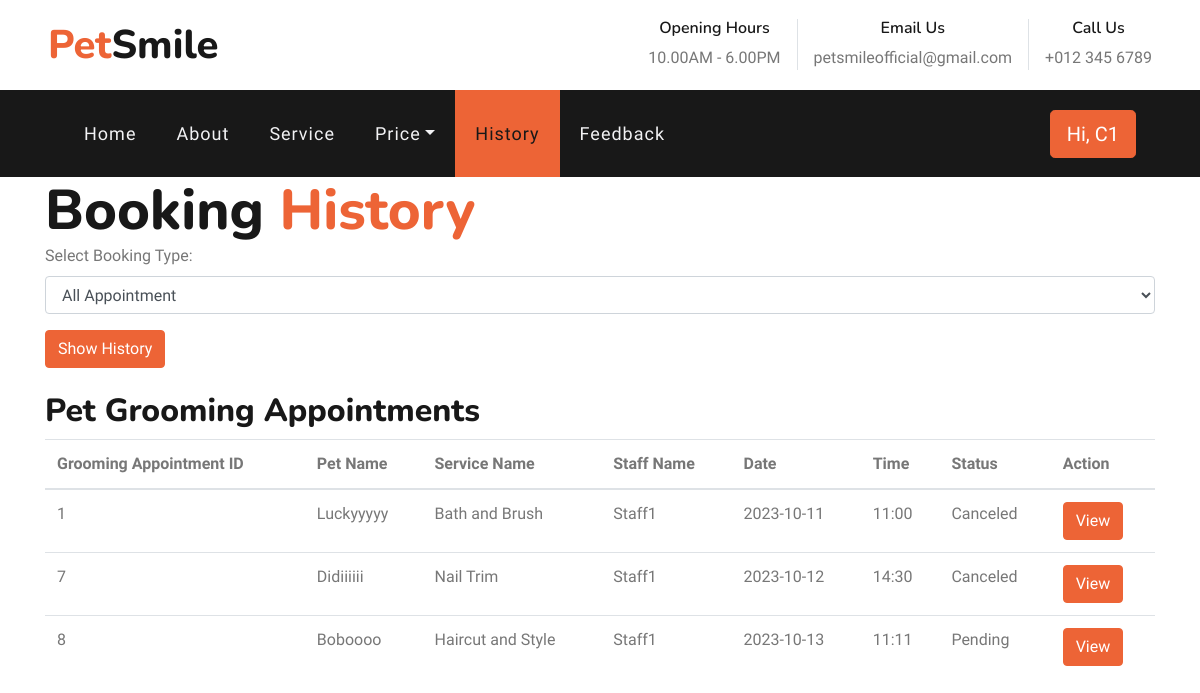
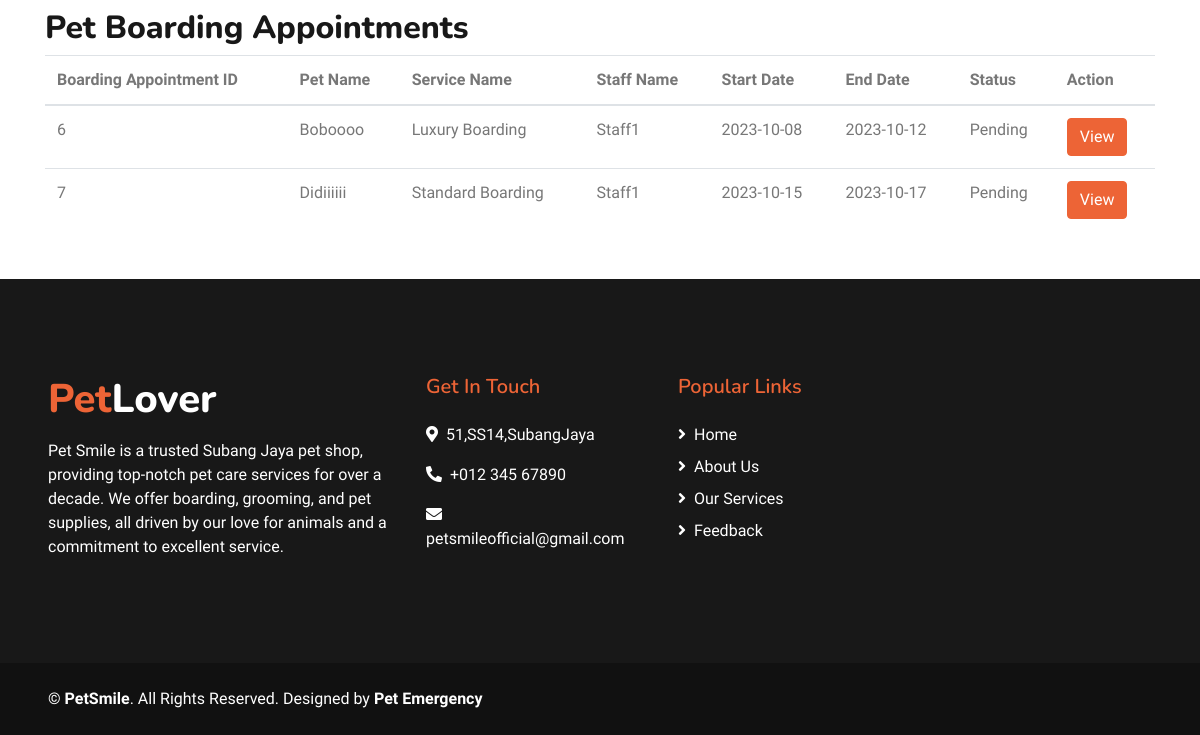
The app's page /bookinghistory.php (signed in), older data (2 pictures, top to bottom).
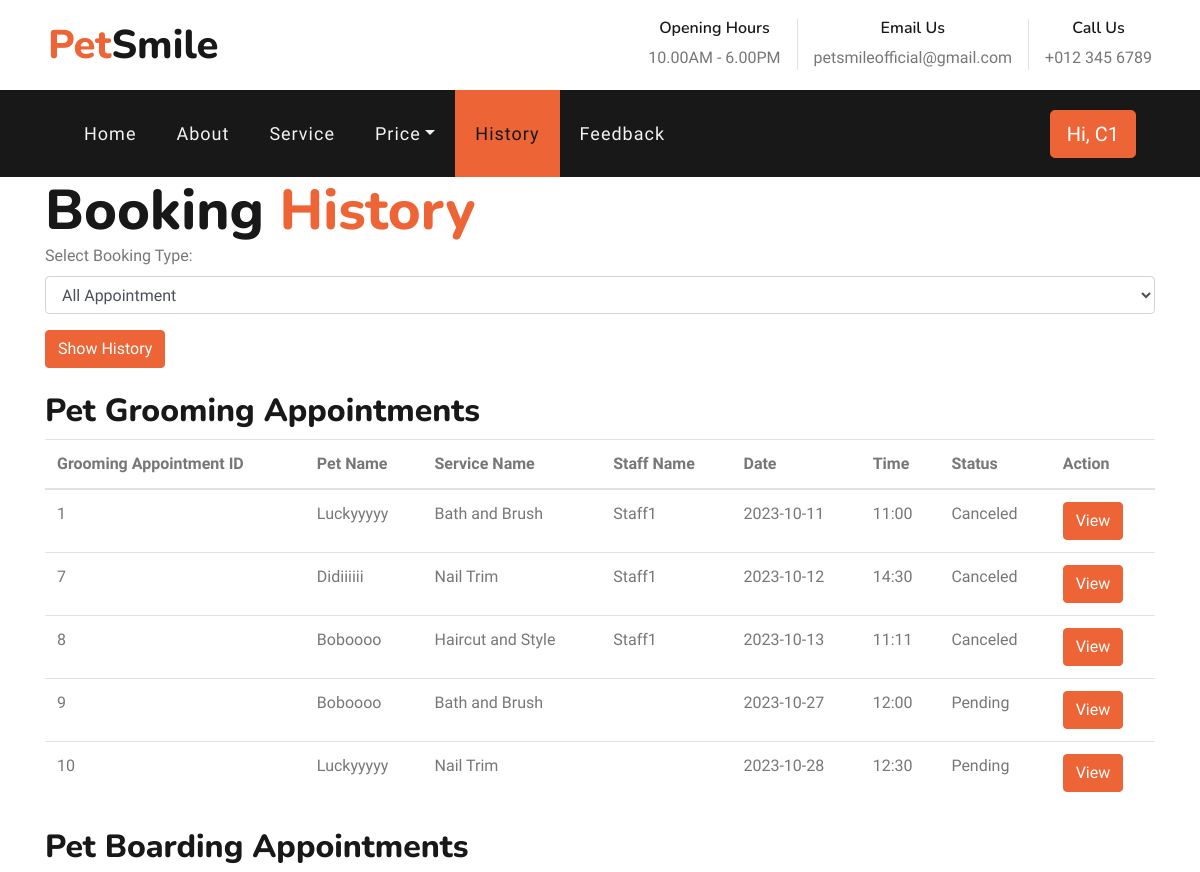
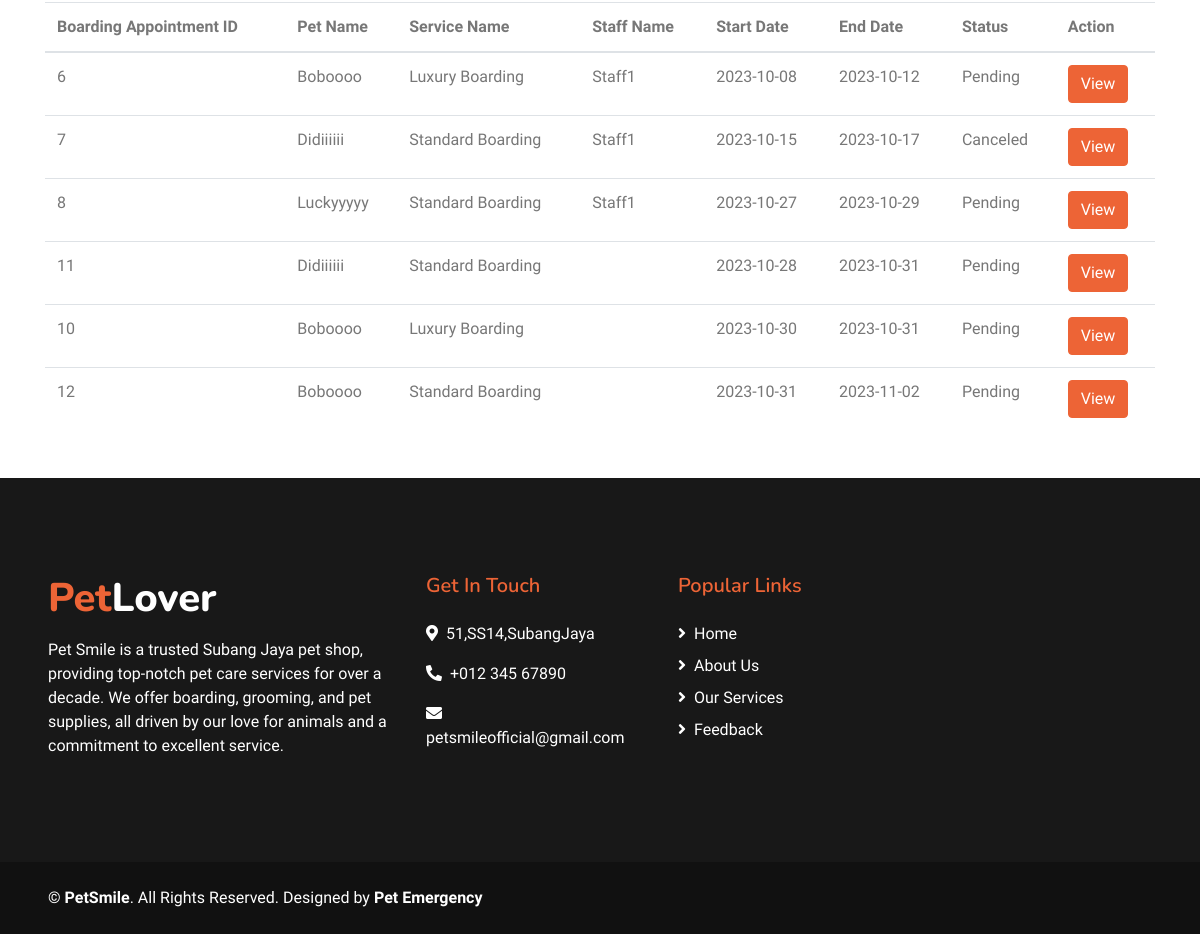
The same page, newer data (2 pictures, top to bottom).
### tables this page shows
CREATE TABLE `groomingAppt` (
  `GAppt_ID` int(20) NOT NULL,
  `Pet_ID` varchar(20) NOT NULL,
  `Service_ID` varchar(20) NOT NULL,
  `Staff_ID` varchar(20) DEFAULT NULL,
  `GAppt_Date` varchar(20) NOT NULL,
  `GAppt_Time` varchar(20) NOT NULL,
  `Status` varchar(20) NOT NULL DEFAULT 'Pending'
);

CREATE TABLE `pet` (
  `Pet_ID` int(20) NOT NULL,
  `Cust_ID` varchar(20) NOT NULL,
  `Pet_Name` varchar(20) NOT NULL,
  `Pet_Sex` varchar(20) NOT NULL,
  `Pet_Breed` varchar(20) NOT NULL
);

CREATE TABLE `service` (
  `ID` int(11) NOT NULL,
  `Service_ID` varchar(20) NOT NULL,
  `Service_Type` varchar(20) NOT NULL,
  `Service_Name` varchar(20) NOT NULL,
  `Service_Desc` varchar(20) NOT NULL,
  `Price` varchar(20) NOT NULL,
  `Img` longtext NOT NULL
);

CREATE TABLE `staff` (
  `ID` int(11) NOT NULL,
  `Staff_ID` varchar(20) NOT NULL,
  `First_Name` varchar(20) NOT NULL,
  `Last_Name` varchar(20) NOT NULL,
  `Phone_No` varchar(20) NOT NULL,
  `Address` varchar(20) NOT NULL,
  `City` varchar(20) NOT NULL,
  `Postcode` varchar(20) NOT NULL,
  `Position` varchar(20) NOT NULL
);

CREATE TABLE `boardingAppt` (
  `BAppt_ID` int(20) NOT NULL,
  `Pet_ID` varchar(20) NOT NULL,
  `Service_ID` varchar(20) NOT NULL,
  `Staff_ID` varchar(20) DEFAULT NULL,
  `BAppt_StartDate` varchar(20) NOT NULL,
  `BAppt_EndDate` varchar(20) NOT NULL,
  `Status` varchar(20) NOT NULL DEFAULT 'Pending'
);

### bookinghistory.php (the view, shortened to what this page needs)
<!DOCTYPE html>
<html lang="en">
<?php
include 'config.php';
include 'header.php';
$customerID = $_SESSION['Cust_ID'];
$groomingAppointmentsQuery = "
    SELECT
        g.GAppt_ID,
        p.Pet_Name,
        s.Service_Name,
        st.Last_Name AS Staff_Name,
        g.GAppt_Date,
        g.GAppt_Time,
        g.Status
    FROM
        groomingAppt g
    INNER JOIN
        pet p ON g.Pet_ID = p.Pet_ID
    INNER JOIN
        service s ON g.Service_ID = s.Service_ID
    LEFT JOIN
        staff st ON g.Staff_ID = st.Staff_ID
    WHERE
        p.Cust_ID = '$customerID'
    ORDER BY g.GAppt_Date ASC;
";
$groomingAppointmentsResult = mysqli_query($con, $groomingAppointmentsQuery);
$boardingAppointmentsQuery = "
    SELECT
        b.BAppt_ID,
        p.Pet_Name,
        s.Service_Name,
        st.Last_Name AS Staff_Name,
        b.BAppt_StartDate,
        b.BAppt_EndDate,
        b.Status
    FROM
        boardingAppt b
    INNER JOIN
        pet p ON b.Pet_ID = p.Pet_ID
    INNER JOIN
        service s ON b.Service_ID = s.Service_ID
    LEFT JOIN
        staff st ON b.Staff_ID = st.Staff_ID
    WHERE
        p.Cust_ID = '$customerID'
    ORDER BY b.BAppt_StartDate ASC;
";
$boardingAppointmentsResult = mysqli_query($con, $boardingAppointmentsQuery);
?>
    <div class="container">
            <h1 class="display-4 m-0">Booking <span class="text-primary">History</span></h1>
            <form method="post" id="historyForm">
                <div class="form-group">
                    <label for="bookingType">Select Booking Type:</label>
                    <select name="bookingType" id="bookingType" class="form-control">
                        <option>All Appointment</option>
                    </select>
                </div>
                <input type="submit" value="Show History" class="btn btn-primary">
            </form>
            <h2 class="mt-4">Pet Grooming Appointments</h2>
            <table class="table" id="groomingTable">
                <thead>
                    <tr>
                        <th>Grooming Appointment ID</th>
                        <th>Pet Name</th>
                        <th>Service Name</th>
                        <th>Staff Name</th>
                        <th>Date</th>
                        <th>Time</th>
                        <th>Status</th>
                        <th>Action</th>
                    </tr>
                </thead>
                <tbody>
                  <?php
                  while ($row = mysqli_fetch_assoc($groomingAppointmentsResult)) {
                      echo "<tr>";
                      echo "<td>{$row['GAppt_ID']}</td>";
                      echo "<td>{$row['Pet_Name']}</td>";
                      echo "<td>{$row['Service_Name']}</td>";
                      echo "<td>{$row['Staff_Name']}</td>";
                      echo "<td>{$row['GAppt_Date']}</td>";
                      echo "<td>{$row['GAppt_Time']}</td>";
                      echo "<td>{$row['Status']}</td>";
                      echo "<td><button class='btn btn-primary' onclick='viewAppointment({$row['GAppt_ID']}, \"Pet Grooming\")'>View</button></td>";
                      echo "</tr>";
                  }
                  ?>
                </tbody>
            </table>
            <h2 class="mt-4">Pet Boarding Appointments</h2>
            <table class="table" id="boardingTable">
                <thead>
                    <tr>
                        <th>Boarding Appointment ID</th>
                        <th>Pet Name</th>
                        <th>Service Name</th>
                        <th>Staff Name</th>
                        <th>Start Date</th>
                        <th>End Date</th>
                        <th>Status</th>
                        <th>Action</th>
                    </tr>
                </thead>
                <tbody>
                  <?php
                  while ($row = mysqli_fetch_assoc($boardingAppointmentsResult)) {
                      echo "<tr>";
                      echo "<td>{$row['BAppt_ID']}</td>";
                      echo "<td>{$row['Pet_Name']}</td>";
                      echo "<td>{$row['Service_Name']}</td>";
                      echo "<td>{$row['Staff_Name']}</td>";
                      echo "<td>{$row['BAppt_StartDate']}</td>";
                      echo "<td>{$row['BAppt_EndDate']}</td>";
                      echo "<td>{$row['Status']}</td>";
                      echo "<td><button class='btn btn-primary' onclick='viewAppointment({$row['BAppt_ID']}, \"Pet Boarding\")'>View</button></td>";
                      echo "</tr>";
                  }
                  ?>
                </tbody>
            </table>
        </div>
        <?php
        include 'footer.php';
        ?>
</html>

### header.php (shortened to what this page needs)
<head>
    <link href="https://cdnjs.cloudflare.com/ajax/libs/font-awesome/5.10.0/css/all.min.css" rel="stylesheet">
    <link href="lib/flaticon/font/flaticon.css" rel="stylesheet">
    <link href="lib/owlcarousel/assets/owl.carousel.min.css" rel="stylesheet">
    <link href="lib/tempusdominus/css/tempusdominus-bootstrap-4.min.css" rel="stylesheet" />
    <link href="css/style.css" rel="stylesheet">
</head>
<body>
        <div class="row py-3 px-lg-5">
            <div class="col-lg-4">
                <a href="" class="navbar-brand d-none d-lg-block">
                    <h1 class="m-0 display-5 text-capitalize"><span class="text-primary">Pet</span>Smile</h1>
                </a>
            </div>
            <div class="col-lg-8 text-center text-lg-right">
                <div class="d-inline-flex align-items-center">
                    <div class="d-inline-flex flex-column text-center pr-3 border-right">
                        <h6>Opening Hours</h6>
                        <p class="m-0">10.00AM - 6.00PM</p>
                    </div>
                    <div class="d-inline-flex flex-column text-center px-3 border-right">
                        <h6>Email Us</h6>
                        <p class="m-0">petsmileofficial@gmail.com</p>
                    </div>
                    <div class="d-inline-flex flex-column text-center pl-3">
                        <h6>Call Us</h6>
                        <p class="m-0">+012 345 6789</p>
                    </div>
                </div>
            </div>
        </div>
    <div class="container-fluid p-0">
        <nav class="navbar navbar-expand-lg bg-dark navbar-dark py-3 py-lg-0 px-lg-5">
            <div class="collapse navbar-collapse justify-content-between px-3" id="navbarCollapse">
                <div class="navbar-nav mr-auto py-0">
                    <a href="index.php" class="nav-item nav-link <?php echo (basename($_SERVER['PHP_SELF']) == 'index.php') ? 'active' : ''; ?>">Home</a>
                    <a href="about.php" class="nav-item nav-link <?php echo (basename($_SERVER['PHP_SELF']) == 'about.php') ? 'active' : ''; ?>">About</a>
                    <a href="service.php" class="nav-item nav-link <?php echo (basename($_SERVER['PHP_SELF']) == 'service.php') ? 'active' : ''; ?>">Service</a>
                    <div class="nav-item dropdown">
                      <a href="#" class="nav-link dropdown-toggle" data-toggle="dropdown">Price</a>
                    </div>
                    <a href="bookinghistory.php" class="nav-item nav-link <?php echo (basename($_SERVER['PHP_SELF']) == 'bookinghistory.php') ? 'active' : ''; ?>">History</a>
                    <a href="feedback.php" class="nav-item nav-link <?php echo (basename($_SERVER['PHP_SELF']) == 'feedback.php') ? 'active' : ''; ?>">Feedback</a>
                </div>
                <?php
                if (isset($_SESSION['Cust_ID'])) {
                    echo '<a href="edit-profile.php" class="btn btn-lg btn-primary px-3 d-none d-lg-block">Hi, ' . $_SESSION['Cust_ID'] . '</a>';
                } else {
                  echo'<a href="login.php" class="btn btn-lg btn-primary px-3 d-none d-lg-block">Login</a>';
                }
                ?>
            </div>
        </nav>
    </div>

### footer.php (shortened to what this page needs)
<div class="container-fluid bg-dark text-white mt-5 py-5 px-sm-3 px-md-5">
    <div class="row pt-5">
        <div class="col-lg-4 col-md-12 mb-5">
            <h1 class="mb-3 display-5 text-capitalize text-white"><span class="text-primary">Pet</span>Lover</h1>
            <p class="m-0">Pet Smile is a trusted Subang Jaya pet shop, providing top-notch pet care services for over a decade. We offer boarding, grooming, and pet supplies, all driven by our love for animals and a commitment to excellent service.</p>
        </div>
        <div class="col-lg-8 col-md-12">
            <div class="row">
                <div class="col-md-4 mb-5">
                    <h5 class="text-primary mb-4">Get In Touch</h5>
                    <p><i class="fa fa-map-marker-alt mr-2"></i>51,SS14,SubangJaya</p>
                    <p><i class="fa fa-phone-alt mr-2"></i>+012 345 67890</p>
                    <p><i class="fa fa-envelope mr-2"></i>petsmileofficial@gmail.com</p>
                </div>
                <div class="col-md-4 mb-5">
                    <h5 class="text-primary mb-4">Popular Links</h5>
                    <div class="d-flex flex-column justify-content-start">
                        <a class="text-white mb-2" href="home.php"><i class="fa fa-angle-right mr-2"></i>Home</a>
                        <a class="text-white mb-2" href="about.php"><i class="fa fa-angle-right mr-2"></i>About Us</a>
                        <a class="text-white mb-2" href="service.php"><i class="fa fa-angle-right mr-2"></i>Our Services</a>
                        <a class="text-white" href="contact.php"><i class="fa fa-angle-right mr-2"></i>Feedback</a>
                    </div>
                </div>
            </div>
        </div>
    </div>
</div>
<div class="container-fluid text-white py-4 px-sm-3 px-md-5" style="background: #111111;">
    <div class="row">
        <div class="col-md-6 text-center text-md-left mb-3 mb-md-0">
            <p class="m-0 text-white">
                &copy; <a class="text-white font-weight-bold" href="#">PetSmile</a>. All Rights Reserved.
      Designed by <a class="text-white font-weight-bold">Pet Emergency</a>
            </p>
        </div>
    </div>
</div>
</body>

Row changes from the older to the newer data that the page shows:
changed groomingappt "Haircut and Style": Status "Pending" → "Canceled"
added groomingappt: GAppt_ID "9", Pet_ID.Pet_Name "Boboooo", service.Service_Name "Bath and Brush", GAppt_Date "2023-10-27", GAppt_Time "12:00", Status "Pending"
added groomingappt: GAppt_ID "10", Pet_ID.Pet_Name "Luckyyyyy", service.Service_Name "Nail Trim", GAppt_Date "2023-10-28", GAppt_Time "12:30", Status "Pending"
changed boardingappt id 7: Status "Pending" → "Canceled"
added boardingappt: BAppt_ID "8", Pet_ID.Pet_Name "Luckyyyyy", service.Service_Name "Standard Boarding", staff.Last_Name "Staff1", BAppt_StartDate "2023-10-27", BAppt_EndDate "2023-10-29", Status "Pending"
added boardingappt: BAppt_ID "11", Pet_ID.Pet_Name "Didiiiiii", service.Service_Name "Standard Boarding", BAppt_StartDate "2023-10-28", BAppt_EndDate "2023-10-31", Status "Pending"
added boardingappt: BAppt_ID "10", Pet_ID.Pet_Name "Boboooo", service.Service_Name "Luxury Boarding", BAppt_StartDate "2023-10-30", BAppt_EndDate "2023-10-31", Status "Pending"
added boardingappt: BAppt_ID "12", Pet_ID.Pet_Name "Boboooo", service.Service_Name "Standard Boarding", BAppt_StartDate "2023-10-31", BAppt_EndDate "2023-11-02", Status "Pending"
